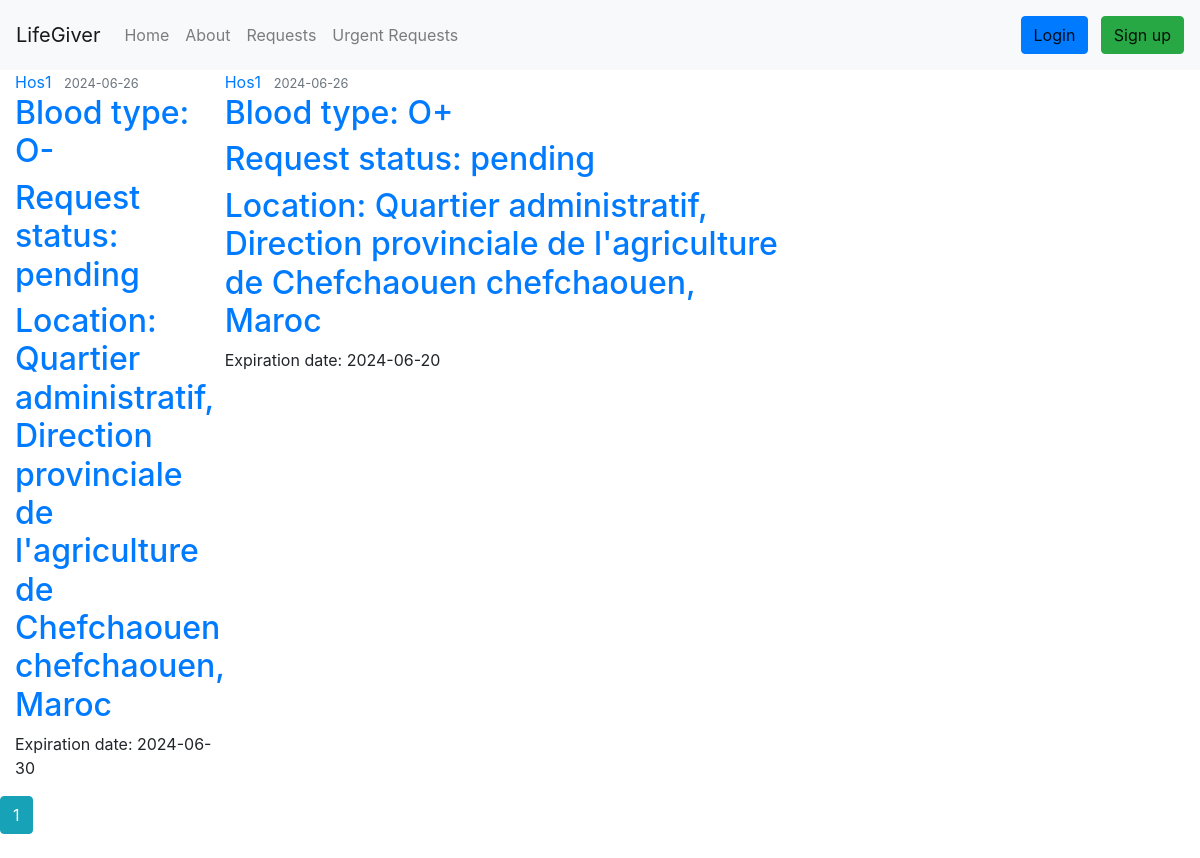
The app's page /don_requests, older data.
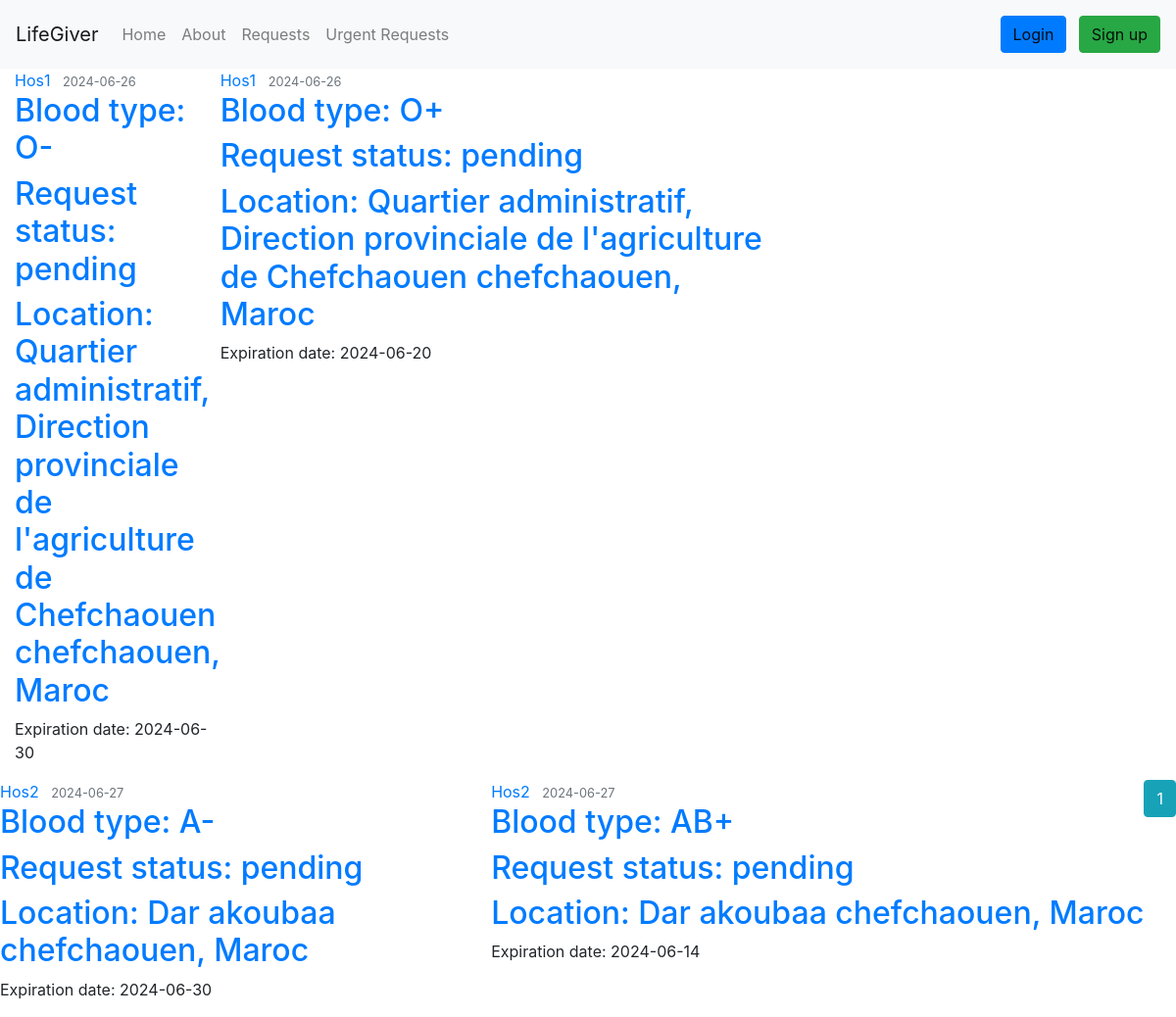
The same page, newer data.
### Lifegiver_test/lifegiver/models.py (models this page shows, shortened)
class DonationRequest(db.Model):
    id = db.Column(db.Integer, primary_key=True)
    hospital_id = db.Column(db.Integer, db.ForeignKey('hospital.id'), nullable=False)
    blood_type = db.Column(db.Enum('O-', 'O+', 'A-', 'A+', 'B-', 'B+', 'AB-', 'AB+'), nullable=False)
    request_date = db.Column(db.DateTime, nullable=False, default=datetime.now)
    status = db.Column(db.Enum('pending', 'fulfilled', 'failed'), nullable=False)
    expiration_date = db.Column(db.DateTime, nullable=False, default=lambda: datetime.now() + timedelta(days=90))
    request_donations = db.relationship('UserDonation', backref='donation_request', lazy=True)

class Hospital(db.Model, UserMixin):
    __tablename__ = 'hospital'
    id = db.Column(db.Integer, primary_key=True)
    name = db.Column(db.String(225), nullable=False)
    image_file = db.Column(db.String(20), nullable=False, default='default1.png')
    street = db.Column(db.String(500), nullable=True)
    city = db.Column(db.String(100), nullable=True)
    province = db.Column(db.String(100), nullable=True)
    zip_code = db.Column(db.String(45), nullable=True)
    country = db.Column(db.String(100), nullable=True)
    phone_number = db.Column(db.String(45), nullable=False)
    email = db.Column(db.String(125), unique=True, nullable=False)
    password = db.Column(db.String(60), nullable=False)
    barcode = db.Column(db.String(100), unique=True, nullable=False)
    lat = db.Column(db.Float, nullable=True)
    lng = db.Column(db.Float, nullable=True)
    hospital_donations = db.relationship('UserDonation', backref='hospital_donation', lazy=True)
    hospital_requests = db.relationship('DonationRequest', backref='hospital_request', lazy=True)
    urgent_requests = db.relationship('UrgentRequest', backref='hospital_urgent_request', lazy=True)

### Lifegiver_test/lifegiver/route.py (the view)
@app.route('/don_requests', methods=['POST', 'GET'], strict_slashes=False)
def don_requests():
    page = request.args.get('page', 1, type=int)
    requests = DonationRequest.query.order_by(DonationRequest.request_date.asc()).paginate(page=page, per_page=5) # inteade of using .all() we gonna change it to .paginate() to get 10 requests per page
    return render_template('requests.html', title='Donation Requests page', requests=requests)

### Lifegiver_test/lifegiver/templates/requests.html (shortened to what this page needs)
{% extends "layout.html" %}
{% block content %}
    {% for request in requests.items %}
      {% if request.status == 'pending' %}
        <article class="media content-section">
          <div class="media-body">
            <div class="article-metadata">
              <a class="mr-2" href="{{ url_for('hospital_requests', name=request.hospital_request.name) }}">{{ request.hospital_request.name }}</a>
              <small class="text-muted">{{ request.request_date.strftime('%Y-%m-%d') }}</small>
            </div>
            <h2><a class="article-title" href="{{ url_for('don_request', don_request_id=request.id) }}">{{ 'Blood type: ' ~ request.blood_type }}</a></h2>
            <h2><a class="article-title" href="#">{{ 'Request status: ' ~ request.status }}</a></h2>
            <h2><a class="article-title" href="#">{{ 'Location: ' ~ request.hospital_request.street ~ ' ' ~ request.hospital_request.city ~ ', ' ~ request.hospital_request.country }}</a></h2>
            <p class="article-content">{{ 'Expiration date: ' ~ request.expiration_date.strftime('%Y-%m-%d') }}</p>
          </div>
          <div>
  {% endif %}
          </div>
    {% endfor %}
    {% for page_num in requests.iter_pages(left_edge=1, right_edge=1, left_current=1, right_current=1) %}
      {% if page_num %}
        {% if requests.page == page_num %}
          <a class="btn btn-info mb-4" href="{{ url_for('don_requests', page=page_num) }}">{{ page_num }}</a>
        {% else %}
          <a class="btn btn-outline-info mb-4" href="{{ url_for('don_requests', page=page_num) }}">{{ page_num }}</a>
        {% endif %}
      {% else %}
        ...
      {% endif %}
    {% endfor %}
{% endblock content %}

Row changes from the older to the newer data that the page shows:
added DonationRequest: hospital_request.name "Hos2", request_date "2024-06-27", blood_type "Blood type: A-", status "Request status: pending", expiration_date "Expiration date: 2024-06-30"
added Hospital: street+city+country "Location: Dar akoubaa chefchaouen, Maroc"
added DonationRequest: hospital_request.name "Hos2", request_date "2024-06-27", blood_type "Blood type: AB+", status "Request status: pending", expiration_date "Expiration date: 2024-06-14"
